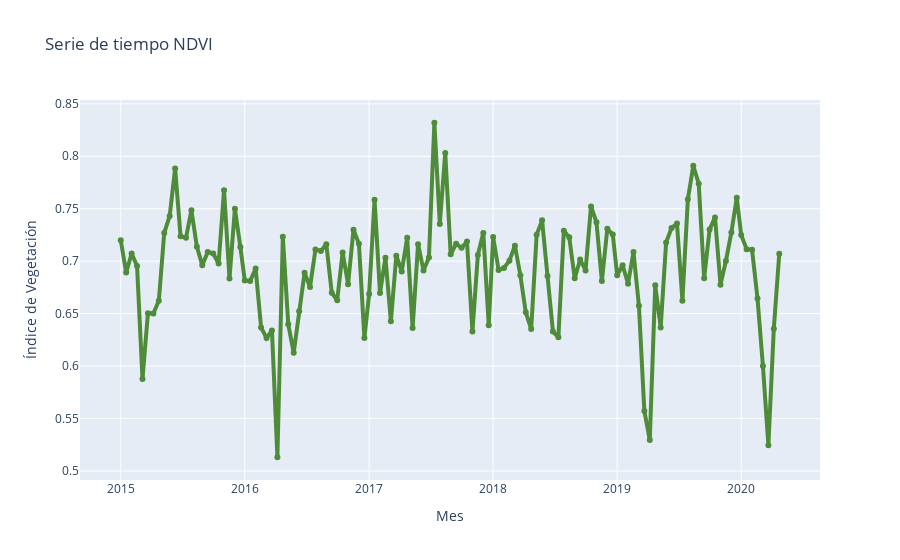

The cell this chart's notebook holds for it:
### Code cell
# Create traces
fig_ndvi = go.Figure()
fig_ndvi.add_trace(go.Scatter(
                    x=NDVI_serie.date.tolist(),
                    y=NDVI_serie.NDVI.tolist(),
                    mode='lines+markers',
                    name='NDVI Time Serie',
                    line=dict(color='#4E8C39', width=4)
                    ))
# Edit the layout
fig_ndvi.update_layout(title='Serie de tiempo NDVI',
                       xaxis_title='Mes',
                       yaxis_title='Índice de Vegetación')

fig_ndvi.show()
